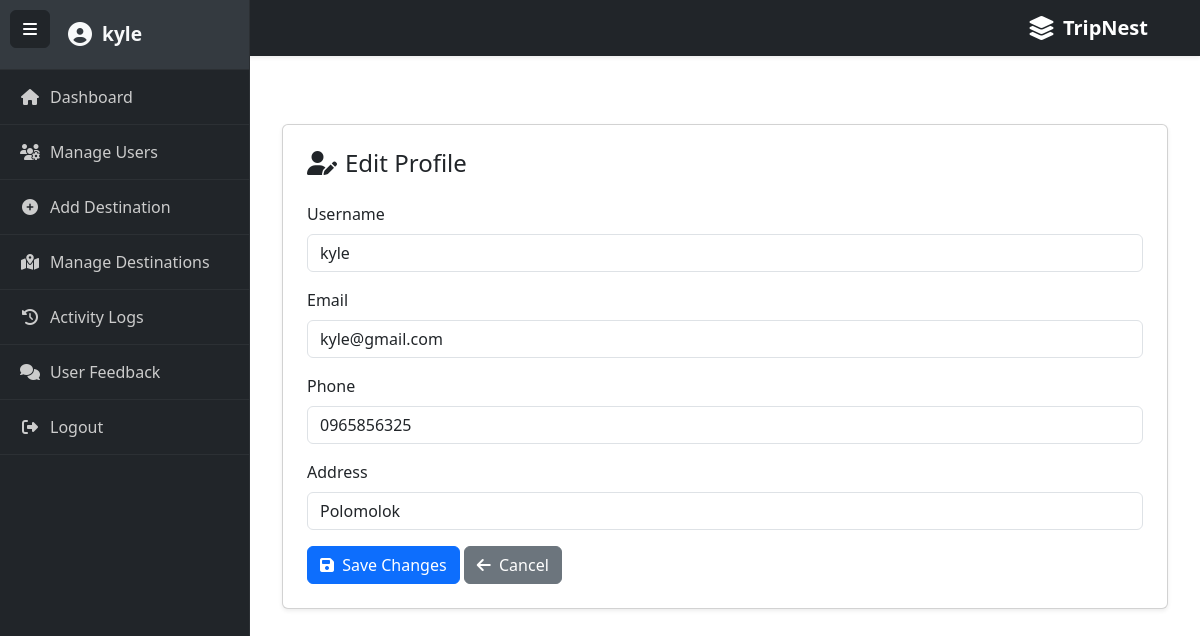
Page /CLIENT/edit_profile.php (signed in) on the committed database.
### tables this page shows
CREATE TABLE `users` (
  `id` int(11) NOT NULL,
  `username` varchar(20) NOT NULL,
  `email` varchar(25) NOT NULL,
  `phone` varchar(20) DEFAULT NULL,
  `address` varchar(35) DEFAULT NULL,
  `password` varchar(25) NOT NULL,
  `role` enum('admin','user') DEFAULT 'user',
  `created_at` timestamp NOT NULL DEFAULT current_timestamp()
);

### CLIENT/edit_profile.php (the view, shortened to what this page needs)
<?php
include_once "includes/config.php";
include_once "includes/header.php";
include_once "includes/sidebar.php";
include_once "includes/navbar.php";
$user_id = $_SESSION['user_id'];
$result = $conn->query("SELECT * FROM users WHERE id = $user_id");
$user = $result->fetch_assoc();
?>
<div id="main-content">
  <div class="container mt-5">
    <div class="card shadow-sm p-4">
      <h4 class="mb-4"><i class="fas fa-user-edit me-2"></i>Edit Profile</h4>
      <form method="POST">
        <div class="mb-3">
          <label class="form-label">Username</label>
          <input type="text" name="username" class="form-control" value="<?= htmlspecialchars($user['username']) ?>" required>
        </div>
        <div class="mb-3">
          <label class="form-label">Email</label>
          <input type="email" name="email" class="form-control" value="<?= htmlspecialchars($user['email']) ?>" required>
        </div>
        <div class="mb-3">
          <label class="form-label">Phone</label>
          <input type="text" name="phone" class="form-control" value="<?= htmlspecialchars($user['phone']) ?>">
        </div>
        <div class="mb-3">
          <label class="form-label">Address</label>
          <input type="text" name="address" class="form-control" value="<?= htmlspecialchars($user['address']) ?>">
        </div>
        <button type="submit" class="btn btn-primary"><i class="fas fa-save me-1"></i> Save Changes</button>
        <a href="user_profile.php" class="btn btn-secondary"><i class="fas fa-arrow-left me-1"></i> Cancel</a>
      </form>
    </div>
  </div>
</div>

### CLIENT/includes/sidebar.php (style rules this page uses)
#main-content { margin-left: 250px; transition: margin-left 0.3s; padding: 20px; }

### rows in the picture
users: username "kyle", email "kyle@gmail.com", phone "0965856325", address "Polomolok"

### other values in the picture
$_SESSION['username'] "kyle"
